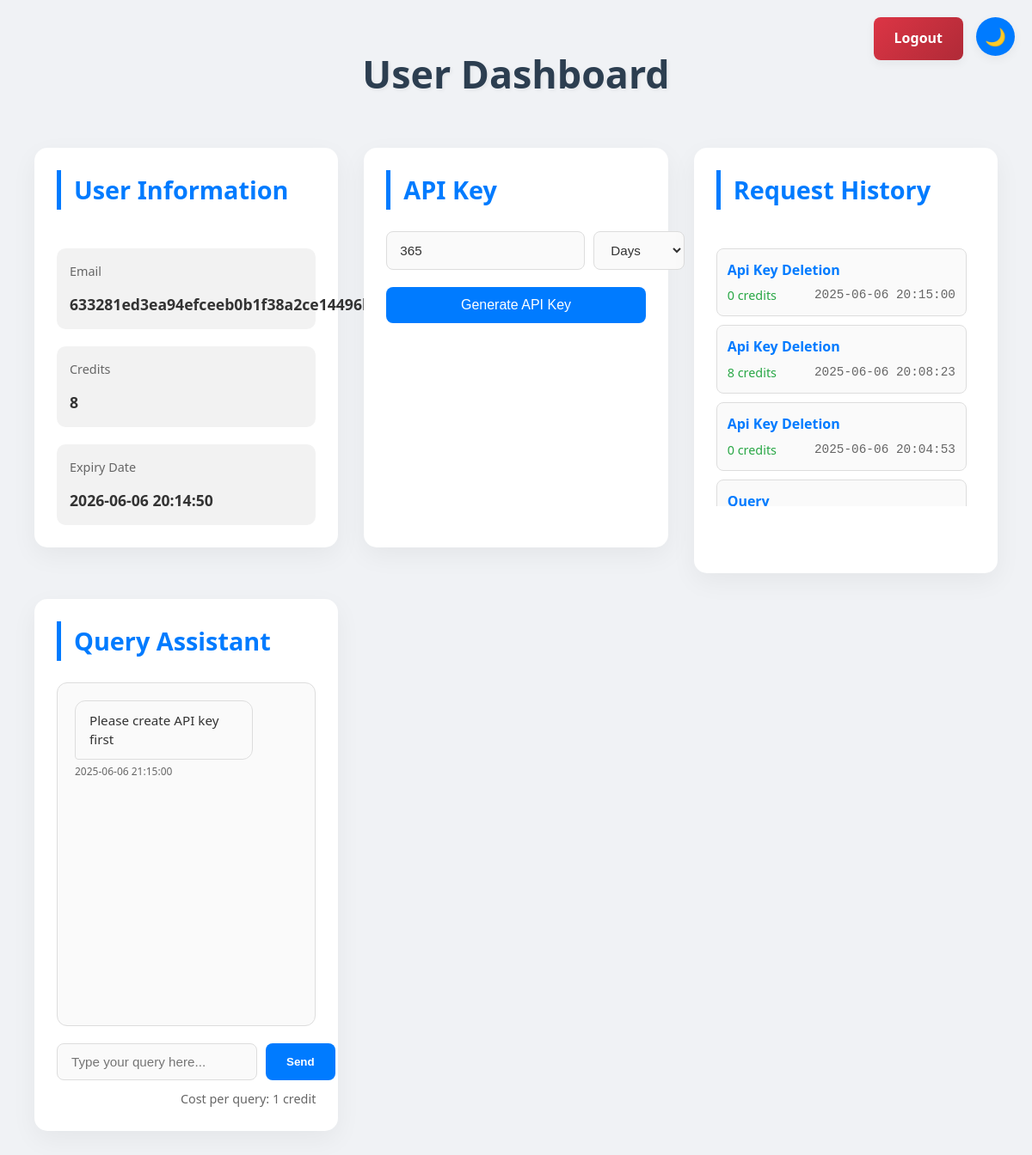
The page /user_dashboard (signed in) on the database its author committed.
### tables this page shows
CREATE TABLE accounts (
                    id INTEGER PRIMARY KEY AUTOINCREMENT,
                    username TEXT NOT NULL UNIQUE,
                    password TEXT NOT NULL,
                    created_at TEXT NOT NULL
                );

CREATE TABLE request_history (
                    id INTEGER PRIMARY KEY AUTOINCREMENT,
                    account_id INTEGER NOT NULL,
                    request_type TEXT NOT NULL,
                    credits INTEGER NOT NULL,
                    timestamp TIMESTAMP NOT NULL,
                    FOREIGN KEY (account_id) REFERENCES accounts(id)
                );

### app.py (the view)
@app.route('/user_dashboard')
@user_login_required
def user_dashboard():
    try:
        user_id = session.get('user_id')
        with get_db_connection() as conn:
            c = conn.cursor()
            c.execute("""
                SELECT a.username, ut.credits, ut.expiry_date, ut.token, ak.api_key
                FROM accounts a
                LEFT JOIN (
                    SELECT account_id, MAX(id) AS max_id
                    FROM user_tokens
                    GROUP BY account_id
                ) latest_ut ON a.id = latest_ut.account_id
                LEFT JOIN user_tokens ut ON ut.id = latest_ut.max_id
                LEFT JOIN api_keys ak ON a.id = ak.account_id
                WHERE a.id = ?
            """, (user_id,))
            user_data = c.fetchone()
            if not user_data:
                flash("User not found.", "danger")
                return redirect(url_for('user_login'))
            try:
                username = decrypt_user_acc_data(user_data["username"])
            except Exception as e:
                username = "Decryption Error"
                log_action("username_decryption_failed", {"error": str(e)}, "Failed to decrypt username")
            c.execute("""
                SELECT request_type, credits, timestamp
                FROM request_history
                WHERE account_id = ?
                ORDER BY timestamp DESC LIMIT 50
            """, (user_id,))
            request_history = [
                {
                    "request_type": row["request_type"],
                    "credits": row["credits"],
                    "timestamp": row["timestamp"]
                } for row in c.fetchall()
            ]
            c.execute("""
                SELECT credits FROM user_tokens
                WHERE account_id = ?
                ORDER BY id DESC LIMIT 1
            """, (user_id,))
            latest_credits = c.fetchone()
            current_credits = latest_credits["credits"] if latest_credits else 0
            user_info = {
                "username": username,
                "credits": current_credits,
                "expiry": user_data["expiry_date"] if user_data["expiry_date"] else "N/A",
                "api_key": user_data["api_key"] if user_data["api_key"] else None
            }
            return render_template('user_dashboard.html',
                                user=user_info,
                                request_history=request_history)
    except Exception as e:
        log_action("user_dashboard_error", {"error": str(e)}, "Failed to load dashboard")
        flash(f"Error retrieving dashboard: {str(e)}", "danger")
        return redirect(url_for('user_login'))

### app.py (called while the page is built)
def user_login_required(f):
    @wraps(f)
    def decorated_function(*args, **kwargs):
        if not session.get('user_logged_in'):
            flash("Please log in to access your dashboard.", "danger")
            return redirect(url_for('user_login', next=request.url))
        return f(*args, **kwargs)
    return decorated_function

@app.template_filter('datetimeformat')
def datetimeformat(value):
    try:
        dt = datetime.fromisoformat(value)
        return dt.strftime('%Y-%m-%d %H:%M:%S')
    except (ValueError, TypeError):
        return str(value)

@app.context_processor
def utility_processor():
    return {
        'now': datetime.now
    }

@app.before_request
def before_request():
    if session.get('user_logged_in') or session.get('admin_logged_in'):
        if 'last_activity' in session:
            last_activity = datetime.fromisoformat(session['last_activity'])
            if datetime.now() - last_activity > timedelta(minutes=14):
                flash("Your session will expire in 1 minute. Please save your work.", "warning")
        session['last_activity'] = datetime.now().isoformat()

### crypto_utils.py (called while the page is built)
def get_db_connection():
    conn = sqlite3.connect(DB_PATH)
    conn.row_factory = sqlite3.Row
    return conn

def decrypt_data(token: str) -> dict:
    try:
        decrypted = cipher.decrypt(token.encode())
        data = json.loads(decrypted.decode())
        log_action("decrypted_data", {}, f"token: {token[:8]}...")
        return data
    except Exception as e:
        log_action("decryption_failed", {"error": str(e)}, f"token: {token[:8]}...")
        raise ValueError(f"Decryption failed: {str(e)}") from e

### log_utils.py (called while the page is built)
def log_action(action, data, extra_info=None):
    try:
        message = f"{action} - {data}"
        if extra_info:
            message += f" - {extra_info}"
        user_action_logger.info(message)
        logging.debug(message)
    except Exception as e:
        print(f"Logging failed: {str(e)}")  # Fallback to console

### templates/user_dashboard.html (shortened to what this page needs)
<!DOCTYPE html>
<html lang="en">
<head>
</head>
<body>
  <div class="top-bar">
    <a href="{{ url_for('user_logout') }}" class="logout-button">Logout</a>
    <button class="theme-toggle" onclick="toggleTheme()" aria-label="Toggle theme">🌙</button>
  </div>
  <h1>User Dashboard</h1>
  <div class="dashboard-grid">
    <section class="user-info">
      <h2>User Information</h2>
      <div class="info-grid">
        <div class="info-item">
          <div class="info-label">Email</div>
          <div class="info-value">{{ user.username }}</div>
        </div>
        <div class="info-item">
          <div class="info-label">Credits</div>
          <div class="info-value" id="creditDisplay">{{ user.credits }}</div>
        </div>
        <div class="info-item">
          <div class="info-label">Expiry Date</div>
          <div class="info-value">{{ user.expiry | datetimeformat }}</div>
        </div>
      </div>
    </section>
    <section class="api-key-section">
      <h2>API Key</h2>
      {% if user.api_key %}
        <div class="api-key-container">
          <div class="api-key-header">
            <span class="api-key-label">Your API Key</span>
          </div>
          <div class="api-key-value" id="api-key" data-api-key="{{ user.api_key }}">
            {{ user.api_key[:8] }}...
          </div>
          <div class="action-buttons">
            <button class="toggle-api-key" onclick="showApiKey()">
              <span>👁️</span> Show
            </button>
            <button class="copy-api-key" onclick="copyApiKey()">
              <span>📋</span> Copy
            </button>
            <button class="delete-api-key" onclick="deleteApiKey()">
              <span>🗑️</span> Delete
            </button>
          </div>
        </div>
      {% else %}
        <form method="POST" action="{{ url_for('user_generate_api_key') }}" onsubmit="return handleFormSubmit(this)">
          <div class="expiry-group">
            <input type="number" name="expiry_value" value="365" min="1" required placeholder="Enter expiry value">
            <select name="expiry_unit">
              <option value="Days" selected>Days</option>
            </select>
          </div>
          <button type="submit" class="generate-key-btn">Generate API Key</button>
        </form>
      {% endif %}
    </section>
    <section class="history-section">
      <h2>Request History</h2>
      <div class="request-history">
        {% for request in request_history %}
        <div class="request-item">
          <div class="request-type">{{ request.request_type | replace('_', ' ') | title }}</div>
          <div class="request-details">
            <span class="request-credits">{{ request.credits }} credits</span>
            <span class="request-time">{{ request.timestamp | datetimeformat }}</span>
          </div>
        </div>
        {% endfor %}
      </div>
    </section>
    <section class="query-section">
      <h2>Query Assistant</h2>
      <div class="chat-container" id="chatContainer">
        {% if not user.api_key %}
        <div class="message bot">
          <div class="message-content">
            Please create API key first
          </div>
          <div class="message-time">{{ now() | datetimeformat }}</div>
        </div>
        {% endif %}
      </div>
      <form class="query-form" id="queryForm">
        <input type="text" class="query-input" id="queryInput" placeholder="Type your query here..." required>
        <button type="button" class="query-submit" id="querySubmit">Send</button>
      </form>
      <div class="credits-info">
        Cost per query: 1 credit
      </div>
    </section>
  </div>
</body>
</html>

### rows shown on the page
accounts: username "633281ed3ea94efceeb0b1f38a2ce14496bb9402950ff4c4c92fae01b151c9b5"
request_history: request_type "Api Key Deletion", credits "0", timestamp "2025-06-06 20:15:00"
request_history: request_type "Api Key Deletion", credits "8", timestamp "2025-06-06 20:08:23"
request_history: request_type "Api Key Deletion", credits "0", timestamp "2025-06-06 20:04:53"
request_history: request_type "Query"

### other values the page prints
{{ user.credits }} "8"
{{ user.expiry | datetimeformat }} "2026-06-06 20:14:50"
